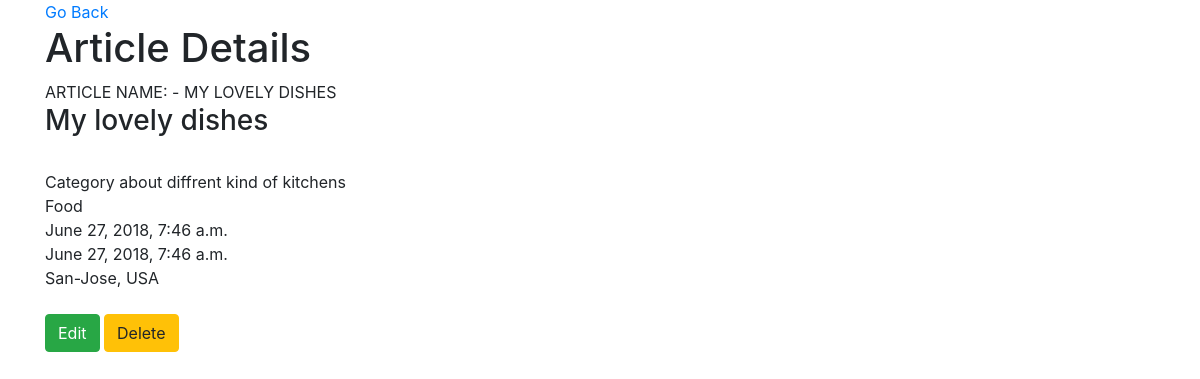
Page /article/3/ on the committed database.
### blog/models.py (models this page shows, shortened)
class Article(models.Model):
    title       = models.CharField(max_length=120)
    content     = models.TextField(max_length=120, null=True, blank=True)
    location    = models.CharField(max_length=120, null=True, blank=True)
    updated     = models.DateTimeField(auto_now=True, auto_now_add=False)
    timestamp   = models.DateTimeField(auto_now=False, auto_now_add=True)
    category    = models.CharField(max_length=120, null=True, blank=True)
    published   = models.BooleanField(default=False)
    is_approved = models.BooleanField(default=False)
    def __str__(self):
        return "Article name: - {}".format(self.title)

### blog/views.py (the view)
# urls.py: path('article/<int:pk>/', ArticleDetailView.as_view()),
class ArticleDetailView(DetailView):
    model = Article
    template_name = 'article_detail.html'

### templates/article_detail.html (shortened to what this page needs)
{% extends "base.html" %}
{% block content %}
<a href="/">Go Back</a>
<h1>Article Details </h1>
{{ object | upper }} <br/>
<h3>{{ object.title }} </h3><br/>
{{ object.content }} <br/>
{{ object.category }} <br/>
{{ object.timestamp }} <br/>
{{ object.updated }} <br/>
{{ object.location }} <br/>
{{ obj.published }} <br/>
<a href="/article/{{ object.id }}/update/" class="btn btn-success">Edit</a>
<a href="/article/{{ object.id }}/delete/" class="btn btn-warning">Delete</a>
{% endblock %}

### rows in the picture
Article: title "ARTICLE NAME: - MY LOVELY DISHES", title "My lovely dishes", content "Category about diffrent kind of kitchens", category "Food", timestamp "June 27, 2018, 7:46 a.m.", updated "June 27, 2018, 7:46 a.m.", location "San-Jose, USA"
